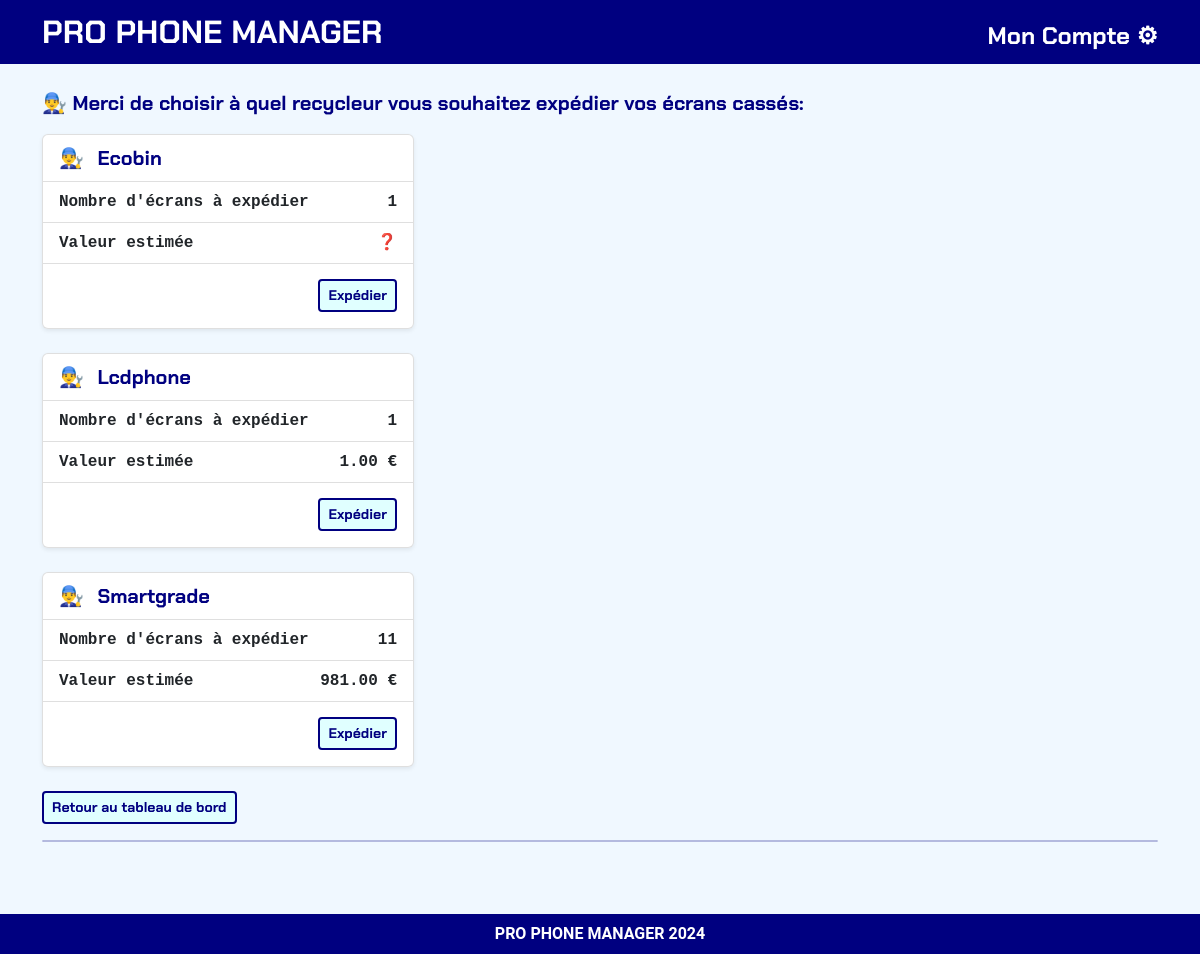
Before: /expedier_mes_ecrans/ (signed in) with the older database file.
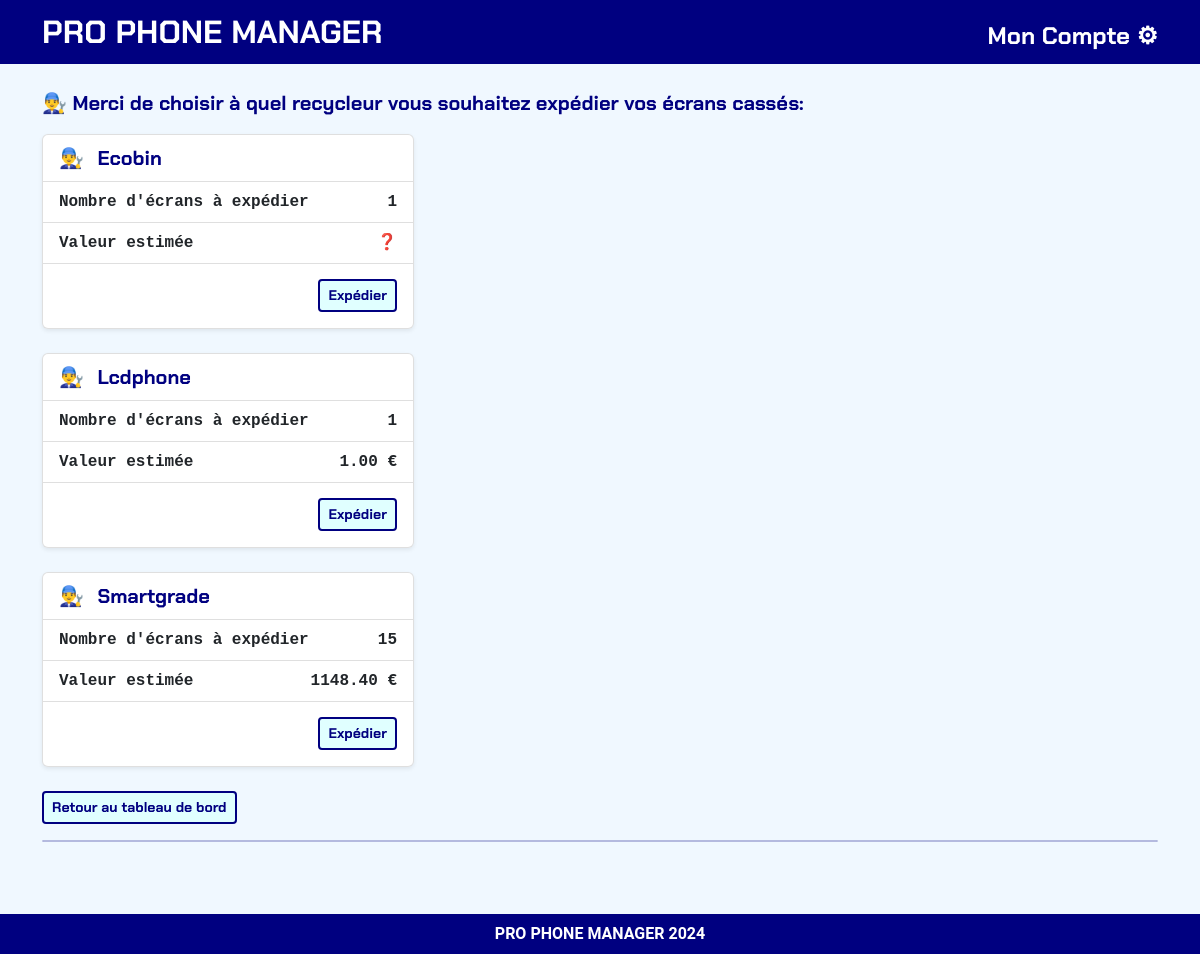
After: the same page with the newer database file.
### listings/models.py (models this page shows, shortened)
class Recycler(models.Model):
    company_name = models.CharField(max_length=100, verbose_name="Dénomination sociale de l'entreprise", blank=True)
    company_raison_social = models.CharField(max_length=100, verbose_name="Raison sociale", blank=True)
    siren = models.CharField(max_length=15, verbose_name="Numéro siren")
    address = models.TextField(verbose_name="Adresse")
    postal_code = models.CharField(max_length=10, verbose_name="Code postal")
    city = models.CharField(max_length=50, verbose_name="Ville")
    phone_number = models.CharField(max_length=15, verbose_name="Numéro de téléphone")
    url = models.URLField()
    payment_method = models.CharField(max_length=50)
    payment_delay = models.TextField(blank=True, null=True)
    shipping_fee = models.CharField(max_length=50)
    date_joined = models.DateTimeField(default=timezone.now, blank=True, null=True)
    is_us = models.BooleanField(default=False)

### listings/views.py (the view)
# urls.py: path('expedier_mes_ecrans/', ExpedierMesEcransView.as_view(), name='expedier_mes_ecrans'),
@method_decorator(login_required, name='dispatch')
class ExpedierMesEcransView(ListView):
    model = BrokenScreen
    template_name = 'expedier_mes_ecrans.html'
    context_object_name = 'broken_screens'
    def get_queryset(self):
        queryset = BrokenScreen.objects.filter(is_packed=False, repairstore=self.request.user.repairstore)
        return queryset
    def get_context_data(self, **kwargs):
        context = super().get_context_data(**kwargs)
        recycler_statistics = self.model.objects.filter(repairstore=self.request.user.repairstore, is_packed=False) \
            .values('recycler__company_name') \
            .annotate(
                items_count_recycler=Count('recycler__company_name'),
                items_count_brand=Count('screenmodel__screenbrand'),
                total_value_recycler=Sum('price')
            )
        context.update({
            'recap_recycler_table': recycler_statistics,
        })
        return context

### listings/templates/expedier_mes_ecrans.html (shortened to what this page needs)
{% extends "base_webapp.html" %}
{% load static %}
{% block page_title %}
<div class="mb-3 fs-5 text-blue">👨‍🔧 Merci de choisir à quel recycleur vous souhaitez expédier vos écrans cassés:</div>
{% for recycler_info in recap_recycler_table %}
    {% if recycler_info.recycler__company_name %}
        <div class="col-12 col-md-6 col-lg-4 mb-4">
            <ul class="list-group font-monospace shadow-sm">
                <li class="list-group-item logo-blue fs-5">
                    <span class="me-2">👨‍🔧</span>
                    <span>{{ recycler_info.recycler__company_name|title }}</span>
                </li>
                <li class="list-group-item fs-6">
                    <span>Nombre d'écrans à expédier</span>
                    <span class="float-end">{{ recycler_info.items_count_brand }}</span>
                </li>
                <li class="list-group-item fs-6">
                    <span>Valeur estimée</span>
                    <span class="float-end">
                        {% if recycler_info.total_value_recycler|default_if_none:0.00 == 0.00 %}
                            ❓
                        {% else %}
                            {{ recycler_info.total_value_recycler|default_if_none:'?'|floatformat:2 }} €
                        {% endif %}
                    </span>
                </li>
                <li class="list-group-item text-end">
                    <a href="{% url 'expedier_mes_ecrans_recycler' recycler_ref=recycler_info.recycler__company_name %}" class="btn btn-sm btn-outline-blue">Expédier</a>
                </li>
            </ul>
        </div>
    {% endif %}
{% endfor %}
<div class="d-flex justify-content-left mt-4">
    <a class="btn btn-sm btn-outline-blue float-end" href="{% url 'dashboard' %}">Retour au tableau de bord</a>
</div>
{% endblock page_title %}

Changed rows visible on the page:
changed Recycler "Smartgrade": items_count_brand "11" → "15"; total_value_recycler "981.00" → "1148.40"
